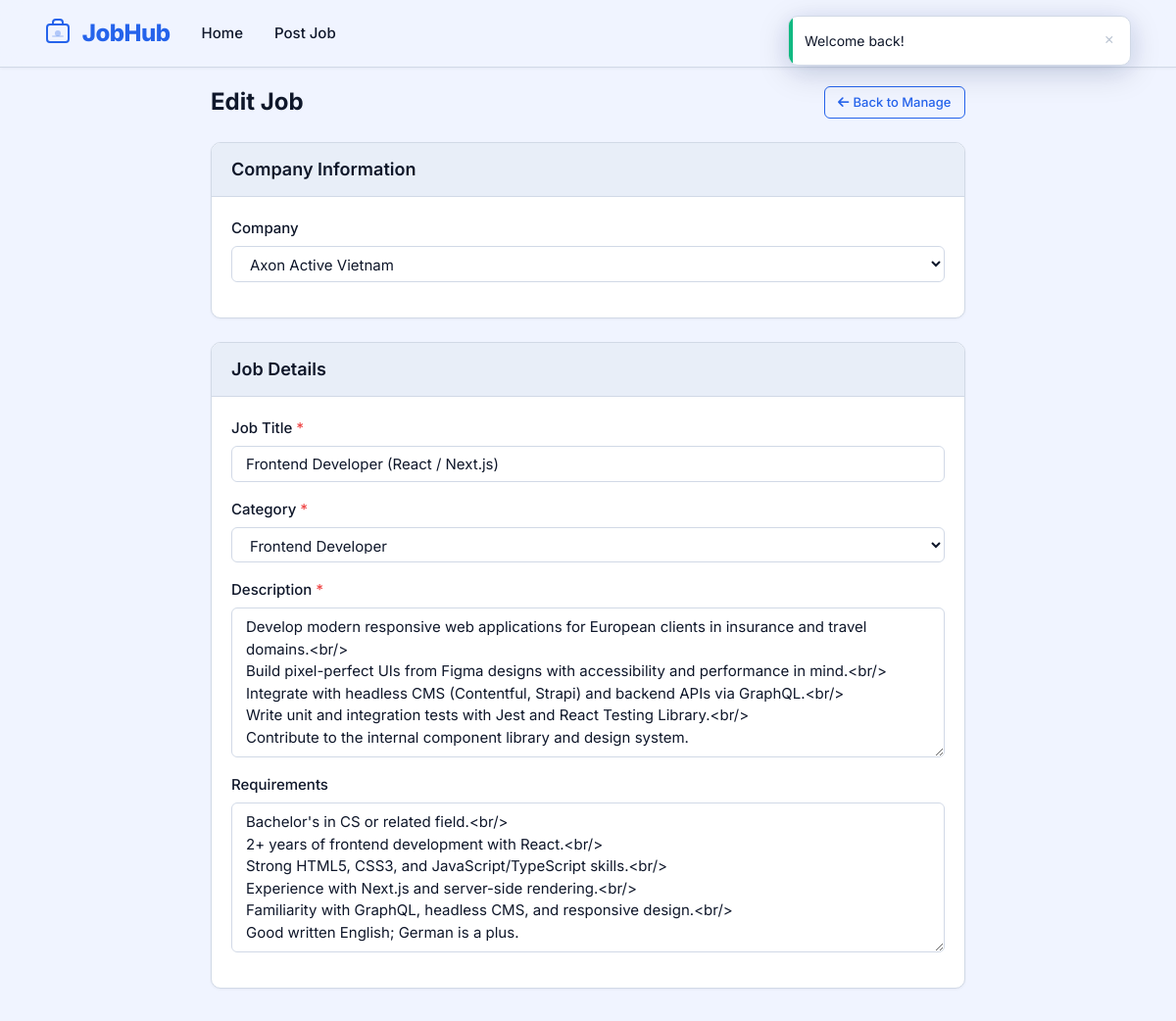
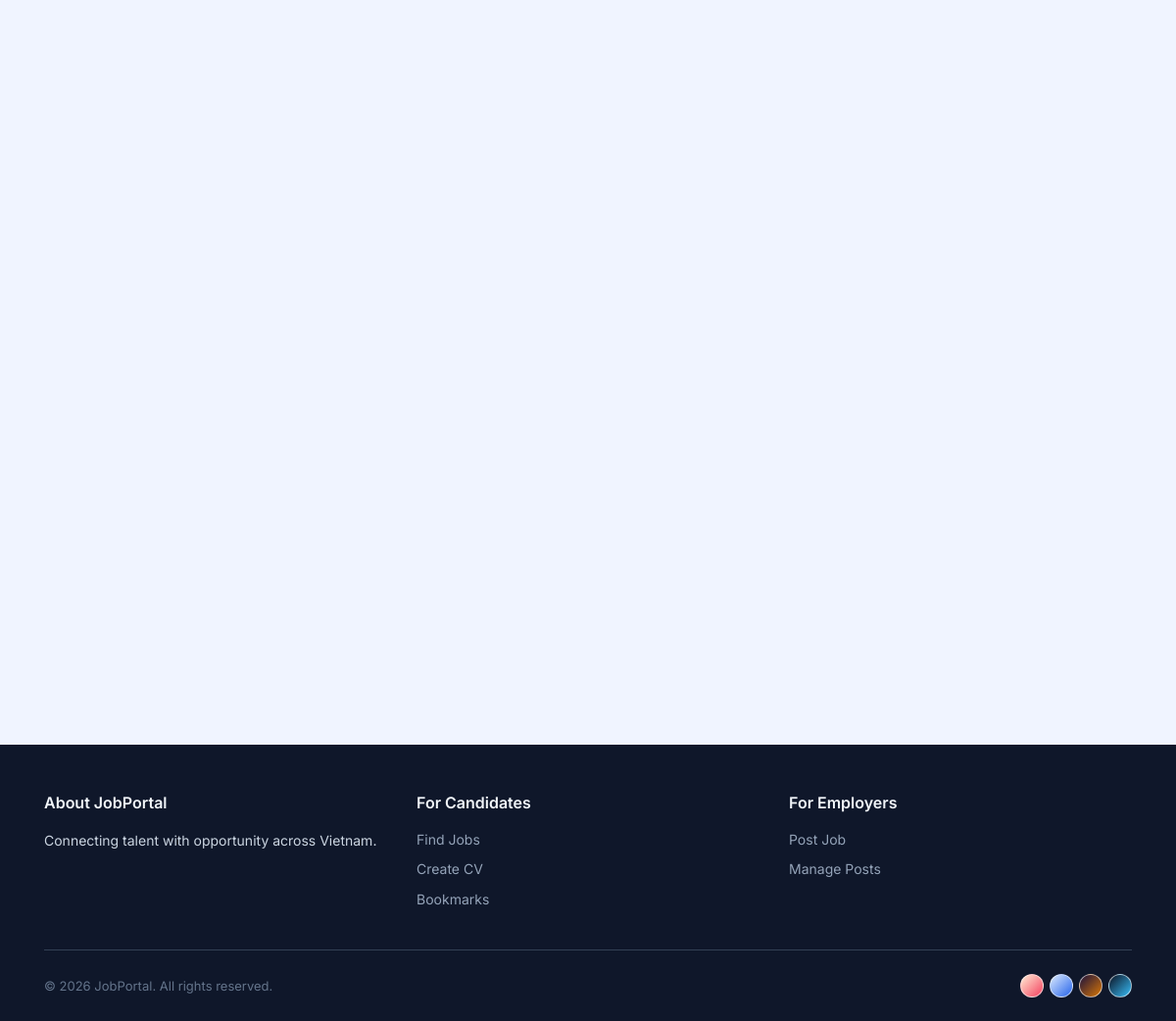
/employer/edit-job/13 (signed in), run on the app's committed database (2 pictures, top to bottom).
### tables this page shows
CREATE TABLE `job_posts` (
  `id` int(10) NOT NULL AUTO_INCREMENT,
  `user_id` int(10) NOT NULL,
  `company_id` int(10) NOT NULL,
  `category_id` int(10) NOT NULL,
  `title` varchar(200) NOT NULL,
  `description` text NOT NULL,
  `requirements` text NOT NULL,
  `level` varchar(100) NOT NULL,
  `experience_years` int(50) NOT NULL DEFAULT 0,
  `employment_type` varchar(100) NOT NULL,
  `salary` varchar(100) NOT NULL,
  `interview_rounds` int(50) NOT NULL DEFAULT 1,
  `status` ENUM('draft','published','closed') NOT NULL DEFAULT 'published',
  `created_at` timestamp NOT NULL DEFAULT CURRENT_TIMESTAMP,
  `updated_at` TIMESTAMP NULL DEFAULT NULL ON UPDATE CURRENT_TIMESTAMP,
  PRIMARY KEY (`id`),
  KEY `fk_job_user` (`user_id`),
  KEY `fk_job_company` (`company_id`),
  KEY `fk_job_category` (`category_id`),
  CONSTRAINT `fk_job_user` FOREIGN KEY (`user_id`) REFERENCES `users` (`id`) ON DELETE CASCADE ON UPDATE CASCADE,
  CONSTRAINT `fk_job_company` FOREIGN KEY (`company_id`) REFERENCES `companies` (`id`) ON DELETE CASCADE ON UPDATE CASCADE,
  CONSTRAINT `fk_job_category` FOREIGN KEY (`category_id`) REFERENCES `categories` (`id`) ON DELETE CASCADE ON UPDATE CASCADE
);

CREATE TABLE `companies` (
  `id` int(10) NOT NULL AUTO_INCREMENT,
  `name` varchar(200) NOT NULL,
  `slogan` varchar(1000) DEFAULT NULL,
  `logo` varchar(200) DEFAULT NULL,
  `city` varchar(100) DEFAULT NULL,
  `address` varchar(500) DEFAULT NULL,
  `email` varchar(100) DEFAULT NULL,
  `description` text DEFAULT NULL,
  `website` varchar(200) DEFAULT NULL,
  `company_size` varchar(50) DEFAULT NULL,
  `founded_year` int(4) DEFAULT NULL,
  PRIMARY KEY (`id`)
);

CREATE TABLE `categories` (
  `id` int(10) NOT NULL AUTO_INCREMENT,
  `name` varchar(100) NOT NULL,
  `slug` varchar(100) NOT NULL,
  PRIMARY KEY (`id`),
  UNIQUE KEY `slug` (`slug`)
);

### src/Core/Controller.php (called while the page is built, shortened)
<?php
class Controller
{
    public function __construct(ServiceContainer $container)
    {
        $this->container = $container;
    }
    protected function view(string $name, array $data = []): void
    {
        view($name, $data);
    }
    protected function user(): ?array
    {
        return [
            'user_id'     => $_SESSION['user_id'],
            'user_name'   => $_SESSION['user_name'] ?? '',
            'user_type'   => $_SESSION['user_type'] ?? 0,
            'user_avatar' => $_SESSION['user_avatar'] ?? null,
        ];
    }
}

### src/Controllers/EmployerController.php (called while the page is built, shortened)
<?php
class EmployerController extends Controller
{
    public function editJobForm(array $params): void
    {
        $jobModel      = $this->container->get(Models\Job::class);
        $companyModel  = $this->container->get(Models\Company::class);
        $categoryModel = $this->container->get(Models\Category::class);
        $skillModel    = $this->container->get(Models\Skill::class);
        $id  = (int) $params['id'];
        $job = $jobModel->findById($id);
        $userId     = $this->user()['user_id'];
        $categories = $categoryModel->getAll();
        $skills     = $skillModel->getAllGrouped();
        $companies  = $companyModel->getByEmployer($userId);
        $jobSkillIds = array_column($jobModel->getSkills($id), 'id');
        $job['skill_ids'] = $jobSkillIds;
        $this->view('employer/edit_job', [
            'job'        => $job,
            'categories' => $categories,
            'skills'     => $skills,
            'companies'  => $companies,
        ]);
    }
}

### src/Core/App.php (called while the page is built, shortened)
<?php
class App
{
    private ServiceContainer $container;
    public function __construct(ServiceContainer $container)
    {
        $this->container = $container;
    }
    public function run(): void
    {
        try {
            $method = $_SERVER['REQUEST_METHOD'];
            $requestUri = $_SERVER['REQUEST_URI'];
            $basePath = str_replace('/index.php', '', $_SERVER['SCRIPT_NAME']);
            $path = parse_url($requestUri, PHP_URL_PATH);
            $path = substr($path, strlen($basePath));
            $path = '/' . trim($path, '/');
            $routes = require BASE_PATH . '/config/routes.php';
            $router = new Router($routes);
            $matched = $router->match($method, $path);
            $controller = new $controllerClass($this->container);
            $controller->{$matched['action']}($matched['params']);
        } catch (\Exception $e) {
            error_log('Application error: ' . $e->getMessage() . "\n" . $e->getTraceAsString());
            http_response_code(500);
            view('errors/500', [
                'message' => 'An unexpected error occurred. Please try again later.',
            ]);
        }
    }
}

### public/index.php (called while the page is built, shortened)
<?php
require_once __DIR__ . '/../src/helpers.php';
spl_autoload_register(function (string $class) {
    $map = [
        'Core\\'        => '/src/Core/',
        'Middleware\\'   => '/src/Middleware/',
        'Models\\'       => '/src/Models/',
        'Services\\'     => '/src/Services/',
        'Controllers\\' => '/src/Controllers/',
    ];
    foreach ($map as $prefix => $dir) {
        if (strpos($class, $prefix) === 0) {
            $relative = substr($class, strlen($prefix));
            $file = BASE_PATH . $dir . str_replace('\\', '/', $relative) . '.php';
            return;
        }
    }
});
$container = new Core\ServiceContainer();
$container->singleton('db', function () {
    return require BASE_PATH . '/config/database.php';
});
$container->singleton('config', function () {
    return require BASE_PATH . '/config/app.php';
});
$container->singleton(Models\User::class, function ($c) {
    return new Models\User($c->get('db'));
});
$container->singleton(Models\Job::class, function ($c) {
    return new Models\Job($c->get('db'));
});
$container->singleton(Models\Company::class, function ($c) {
    return new Models\Company($c->get('db'));
});
$container->singleton(Models\Application::class, function ($c) {
    return new Models\Application($c->get('db'));
});
$container->singleton(Models\Bookmark::class, function ($c) {
    return new Models\Bookmark($c->get('db'));
});
$container->singleton(Models\Skill::class, function ($c) {
    return new Models\Skill($c->get('db'));
});
$container->singleton(Models\Category::class, function ($c) {
    return new Models\Category($c->get('db'));
});
$container->singleton(Services\AuthService::class, function ($c) {
    return new Services\AuthService($c->get(Models\User::class));
});
$container->singleton(Services\FileUploadService::class, function () {
    return new Services\FileUploadService();
});
$container->singleton(Services\AI\AIServiceInterface::class, function () {
    return new Services\AI\NullAIService();
});
$app = new Core\App($container);
$app->run();

### src/Core/ServiceContainer.php (called while the page is built, shortened)
<?php
class ServiceContainer
{
    private array $bindings = [];
    private array $instances = [];
    private array $singletons = [];
    public function singleton(string $name, callable $factory): void
    {
        $this->bindings[$name] = $factory;
        $this->singletons[$name] = true;
    }
    public function get(string $name): mixed
    {
        if (isset($this->instances[$name])) {
            return $this->instances[$name];
        }
        $instance = ($this->bindings[$name])($this);
        if (isset($this->singletons[$name])) {
            $this->instances[$name] = $instance;
        }
        return $instance;
    }
}

### src/Core/Model.php (called while the page is built, shortened)
<?php
class Model
{
    protected PDO $db;
    public function __construct(PDO $db)
    {
        $this->db = $db;
    }
    protected function query(string $sql, array $params = []): PDOStatement
    {
        $stmt = $this->db->prepare($sql);
        $stmt->execute($params);
        return $stmt;
    }
    protected function queryOne(string $sql, array $params = []): ?array
    {
        $stmt = $this->query($sql, $params);
        $row = $stmt->fetch();
        return $row !== false ? $row : null;
    }
    protected function queryAll(string $sql, array $params = []): array
    {
        $stmt = $this->query($sql, $params);
        return $stmt->fetchAll();
    }
}

### src/Models/Job.php (called while the page is built, shortened)
<?php
class Job extends Model
{
    public function findById(int $id): ?array
    {
        $job = $this->queryOne(
            "SELECT jp.*, c.name AS company_name, c.logo AS company_logo, c.city AS company_city,
                    c.slogan AS company_slogan, c.website AS company_website, c.company_size,
                    cat.name AS category_name, cat.slug AS category_slug
             FROM job_posts jp
             JOIN companies c ON c.id = jp.company_id
             JOIN categories cat ON cat.id = jp.category_id
             WHERE jp.id = :id",
            ['id' => $id]
        );
        if ($job) {
            $job['skills'] = $this->getSkills($id);
        }
        return $job;
    }
    public function getSkills(int $jobId): array
    {
        return $this->queryAll(
            "SELECT s.id, s.name, sc.name AS category_name
             FROM job_skills js
             JOIN skills s ON s.id = js.skill_id
             JOIN skill_categories sc ON sc.id = s.category_id
             WHERE js.job_id = :job_id
             ORDER BY s.name",
            ['job_id' => $jobId]
        );
    }
}

### src/Models/Company.php (called while the page is built, shortened)
<?php
class Company extends Model
{
    public function getByEmployer(int $userId): array
    {
        return $this->queryAll(
            "SELECT DISTINCT c.*
             FROM companies c
             JOIN job_posts jp ON jp.company_id = c.id
             WHERE jp.user_id = :user_id
             ORDER BY c.name",
            ['user_id' => $userId]
        );
    }
}

### src/Models/Category.php (called while the page is built, shortened)
<?php
class Category extends Model
{
    public function getAll(): array
    {
        return $this->queryAll("SELECT * FROM categories ORDER BY name");
    }
}

### src/Views/employer/edit_job.php (the view, shortened to what this page needs)
<div class="container" style="padding-top: 1.5rem; padding-bottom: 3rem; max-width: 800px;">
    <div class="fade-in-up" style="display: flex; justify-content: space-between; align-items: center; margin-bottom: 1.5rem;">
        <h1 style="font-size: 1.5rem; font-weight: 700; margin: 0;">
            <?= __('employer.edit_job') ?>
        </h1>
        <a href="<?= base_url('employer/manage') ?>" class="btn btn-outline-primary btn-sm">
            <i class="fas fa-arrow-left" style="margin-right: 0.25rem;"></i><?= __('employer.back_to_manage') ?>
        </a>
    </div>
    <form action="<?= base_url('employer/edit-job/' . (int)$job['id']) ?>" method="POST" id="edit-job-form">
        <div class="card fade-in-up" style="margin-bottom: 1.5rem;">
            <div class="card-header">
                <h2 style="font-size: 1.125rem; font-weight: 600; margin: 0;"><?= __('employer.company_info') ?></h2>
            </div>
            <div class="card-body">
                <div style="margin-bottom: 1rem;">
                    <label for="company_id" style="display: block; font-weight: 500; margin-bottom: 0.375rem;">
                        <?= __('employer.company') ?>
                    </label>
                    <select name="company_id" id="company_id" class="form-control">
                        <?php foreach ($companies ?? [] as $co): ?>
                            <option value="<?= (int)$co['id'] ?>" <?= ($job['company_id'] ?? '') == $co['id'] ? 'selected' : '' ?>>
                                <?= e($co['name'] ?? '') ?>
                            </option>
                        <?php endforeach; ?>
                    </select>
                </div>
            </div>
        </div>
        <div class="card fade-in-up" style="margin-bottom: 1.5rem;">
            <div class="card-header">
                <h2 style="font-size: 1.125rem; font-weight: 600; margin: 0;"><?= __('employer.job_details') ?></h2>
            </div>
            <div class="card-body">
                <div style="margin-bottom: 1rem;">
                    <label for="title" style="display: block; font-weight: 500; margin-bottom: 0.375rem;">
                        <?= __('employer.job_title') ?> <span style="color: var(--danger);">*</span>
                    </label>
                    <input type="text" name="title" id="title" class="form-control" required
                           value="<?= e(old('title', $job['title'] ?? '')) ?>">
                </div>
                <div style="margin-bottom: 1rem;">
                    <label for="category_id" style="display: block; font-weight: 500; margin-bottom: 0.375rem;">
                        <?= __('employer.category') ?> <span style="color: var(--danger);">*</span>
                    </label>
                    <select name="category_id" id="category_id" class="form-control" required>
                        <?php foreach ($categories ?? [] as $cat): ?>
                            <option value="<?= (int)$cat['id'] ?>" <?= old('category_id', $job['category_id'] ?? '') == $cat['id'] ? 'selected' : '' ?>>
                                <?= e($cat['name'] ?? '') ?>
                            </option>
                        <?php endforeach; ?>
                    </select>
                </div>
                <div style="margin-bottom: 1rem;">
                    <label for="description" style="display: block; font-weight: 500; margin-bottom: 0.375rem;">
                        <?= __('employer.description') ?> <span style="color: var(--danger);">*</span>
                    </label>
                    <textarea name="description" id="description" class="form-control" rows="6" required><?= e(old('description', $job['description'] ?? '')) ?></textarea>
                </div>
                <div style="margin-bottom: 1rem;">
                    <label for="requirements" style="display: block; font-weight: 500; margin-bottom: 0.375rem;">
                        <?= __('employer.requirements') ?>
                    </label>
                    <textarea name="requirements" id="requirements" class="form-control" rows="6"><?= e(old('requirements', $job['requirements'] ?? '')) ?></textarea>
                </div>
            </div>
        </div>
    </form>
</div>

### data on the page
job_posts: company_id "Axon Active Vietnam", title "Frontend Developer (React / Next.js)", category_id "Frontend Developer", description "Develop modern responsive web applications for European clients in insurance and travel domains.<br/> Build pixel-perfect UIs from Figma designs with accessibility and performance in mind.<br/> Integrate with headless CMS (Contentful, Strapi) and backend APIs via GraphQL.<br/> Write unit and integration tests with Jest and React Testing Library.<br/> Contribute to the internal component library and design system.", requirements "Bachelor's in CS or related field.<br/> 2+ years of frontend development with React.<br/> Strong HTML5, CSS3, and JavaScript/TypeScript skills.<br/> Experience with Next.js and server-side rendering.<br/> Familiarity with GraphQL, headless CMS, and responsive design.<br/> Good written English; German is a plus."

### other printed values
$text "Welcome back!"
__('nav.home') "Home"
__('nav.post_job') "Post Job"
__('employer.edit_job') "Edit Job"
__('employer.back_to_manage') "Back to Manage"
__('employer.company_info') "Company Information"
__('employer.company') "Company"
__('employer.job_details') "Job Details"
__('employer.job_title') "Job Title"
__('employer.category') "Category"
__('employer.description') "Description"
__('employer.requirements') "Requirements"
__('footer.about') "About JobPortal"
__('footer.about_desc') "Connecting talent with opportunity across Vietnam."
__('footer.for_candidates') "For Candidates"
